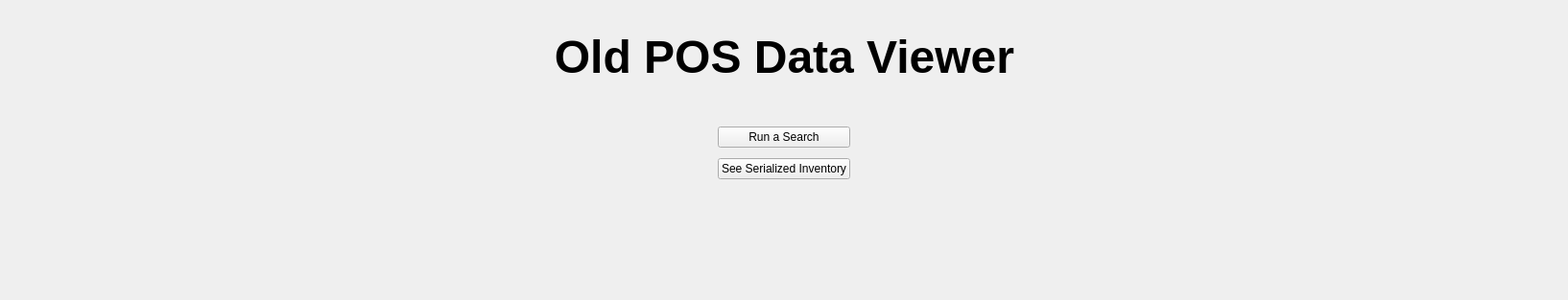
      <widget class="QWidget" name="start_page">
       <layout class="QGridLayout" name="gridLayout" rowstretch="10,10,10">
        <item row="0" column="0">
         <spacer name="horizontalSpacer_31">
          <property name="orientation">
           <enum>Qt::Horizontal</enum>
          </property>
          <property name="sizeHint" stdset="0">
           <size>
            <width>366</width>
            <height>20</height>
           </size>
          </property>
         </spacer>
        </item>
        <item row="0" column="1" colspan="3">
         <layout class="QVBoxLayout" name="verticalLayout_18" stretch="1,100">
          <item>
           <spacer name="verticalSpacer_17">
            <property name="orientation">
             <enum>Qt::Vertical</enum>
            </property>
            <property name="sizeHint" stdset="0">
             <size>
              <width>20</width>
              <height>40</height>
             </size>
            </property>
           </spacer>
          </item>
          <item>
           <widget class="QLabel" name="label_17">
            <property name="font">
             <font>
              <pointsize>36</pointsize>
              <weight>75</weight>
              <bold>true</bold>
             </font>
            </property>
            <property name="text">
             <string>Old POS Data Viewer</string>
            </property>
            <property name="alignment">
             <set>Qt::AlignCenter</set>
            </property>
           </widget>
          </item>
         </layout>
        </item>
        <item row="1" column="2">
         <layout class="QVBoxLayout" name="verticalLayout_16" stretch="10,10,2,10,10">
          <item>
           <spacer name="verticalSpacer_2">
            <property name="orientation">
             <enum>Qt::Vertical</enum>
            </property>
            <property name="sizeHint" stdset="0">
             <size>
              <width>20</width>
              <height>40</height>
             </size>
            </property>
           </spacer>
          </item>
          <item>
           <widget class="QPushButton" name="search_btn">
            <property name="text">
             <string>Run a Search</string>
            </property>
           </widget>
          </item>
          <item>
           <spacer name="verticalSpacer">
            <property name="orientation">
             <enum>Qt::Vertical</enum>
            </property>
            <property name="sizeHint" stdset="0">
             <size>
              <width>20</width>
              <height>40</height>
             </size>
            </property>
           </spacer>
          </item>
          <item>
           <widget class="QPushButton" name="serialized_btn">
            <property name="text">
             <string>See Serialized Inventory</string>
            </property>
           </widget>
          </item>
          <item>
           <spacer name="verticalSpacer_3">
            <property name="orientation">
             <enum>Qt::Vertical</enum>
            </property>
            <property name="sizeHint" stdset="0">
             <size>
              <width>20</width>
              <height>40</height>
             </size>
            </property>
           </spacer>
          </item>
         </layout>
        </item>
        <item row="1" column="3">
         <spacer name="horizontalSpacer_2">
          <property name="orientation">
           <enum>Qt::Horizontal</enum>
          </property>
          <property name="sizeHint" stdset="0">
           <size>
            <width>366</width>
            <height>20</height>
           </size>
          </property>
         </spacer>
        </item>
        <item row="2" column="1">
         <spacer name="horizontalSpacer">
          <property name="orientation">
           <enum>Qt::Horizontal</enum>
          </property>
          <property name="sizeHint" stdset="0">
           <size>
            <width>365</width>
            <height>20</height>
           </size>
          </property>
         </spacer>
        </item>
        <item row="0" column="4">
         <spacer name="horizontalSpacer_30">
          <property name="orientation">
           <enum>Qt::Horizontal</enum>
          </property>
          <property name="sizeHint" stdset="0">
           <size>
            <width>365</width>
            <height>20</height>
           </size>
          </property>
         </spacer>
        </item>
       </layout>
      </widget>
